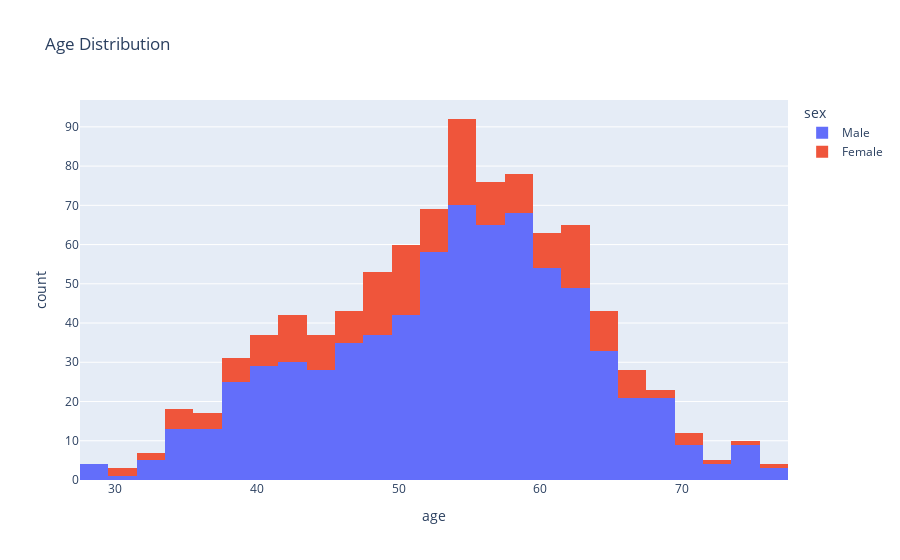

Source (notebook cell):
### Markdown cell above
Let's expore the gender based distribution of age column

### Code cell
# histogram of age column using plotly on the basis of gender
fig = px.histogram(df, x='age', color='sex', title='Age Distribution')
fig.show()

### Figure 1 — Plotly figure (JSON) as saved in the notebook; plotly's stock layout.template omitted (floating-point values rounded to 4 significant figures; data arrays with more than 128 entries replaced by an {"elided": "..."} marker saying what was removed)
{"data": [{"bingroup": "x", "hovertemplate": "sex=Male<br>age=%{x}<br>count=%{y}<extra></extra>", "legendgroup": "Male", "marker": {"color": "#636efa", "pattern": {"shape": ""}}, "name": "Male", "orientation": "v", "showlegend": true, "type": "histogram", "x": {"elided": "726 int values"}, "xaxis": "x", "yaxis": "y"}, {"bingroup": "x", "hovertemplate": "sex=Female<br>age=%{x}<br>count=%{y}<extra></extra>", "legendgroup": "Female", "marker": {"color": "#EF553B", "pattern": {"shape": ""}}, "name": "Female", "orientation": "v", "showlegend": true, "type": "histogram", "x": {"elided": "194 int values"}, "xaxis": "x", "yaxis": "y"}], "layout": {"barmode": "relative", "legend": {"title": {"text": "sex"}, "tracegroupgap": 0}, "title": {"text": "Age Distribution"}, "xaxis": {"anchor": "y", "domain": [0, 1], "title": {"text": "age"}}, "yaxis": {"anchor": "x", "domain": [0, 1], "title": {"text": "count"}}}}
